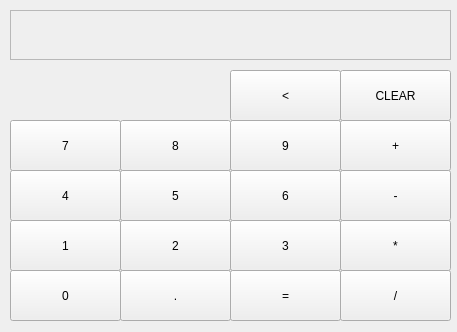
<?xml version="1.0" encoding="UTF-8"?>
<ui version="4.0">
 <class>root</class>
 <widget class="QWidget" name="root">
  <property name="geometry">
   <rect>
    <x>0</x>
    <y>0</y>
    <width>457</width>
    <height>332</height>
   </rect>
  </property>
  <property name="windowTitle">
   <string>Form</string>
  </property>
  <widget class="QPushButton" name="btn_num_0">
   <property name="geometry">
    <rect>
     <x>10</x>
     <y>270</y>
     <width>111</width>
     <height>51</height>
    </rect>
   </property>
   <property name="text">
    <string>0</string>
   </property>
  </widget>
  <widget class="QPushButton" name="btn_enter">
   <property name="geometry">
    <rect>
     <x>230</x>
     <y>270</y>
     <width>111</width>
     <height>51</height>
    </rect>
   </property>
   <property name="text">
    <string>=</string>
   </property>
  </widget>
  <widget class="QPushButton" name="btn_op_.">
   <property name="geometry">
    <rect>
     <x>120</x>
     <y>270</y>
     <width>111</width>
     <height>51</height>
    </rect>
   </property>
   <property name="text">
    <string>.</string>
   </property>
  </widget>
  <widget class="QPushButton" name="btn_num_1">
   <property name="geometry">
    <rect>
     <x>10</x>
     <y>220</y>
     <width>111</width>
     <height>51</height>
    </rect>
   </property>
   <property name="text">
    <string>1</string>
   </property>
  </widget>
  <widget class="QPushButton" name="btn_num_2">
   <property name="geometry">
    <rect>
     <x>120</x>
     <y>220</y>
     <width>111</width>
     <height>51</height>
    </rect>
   </property>
   <property name="text">
    <string>2</string>
   </property>
  </widget>
  <widget class="QPushButton" name="btn_num_3">
   <property name="geometry">
    <rect>
     <x>230</x>
     <y>220</y>
     <width>111</width>
     <height>51</height>
    </rect>
   </property>
   <property name="text">
    <string>3</string>
   </property>
  </widget>
  <widget class="QPushButton" name="btn_num_4">
   <property name="geometry">
    <rect>
     <x>10</x>
     <y>170</y>
     <width>111</width>
     <height>51</height>
    </rect>
   </property>
   <property name="text">
    <string>4</string>
   </property>
  </widget>
  <widget class="QPushButton" name="btn_num_5">
   <property name="geometry">
    <rect>
     <x>120</x>
     <y>170</y>
     <width>111</width>
     <height>51</height>
    </rect>
   </property>
   <property name="text">
    <string>5</string>
   </property>
  </widget>
  <widget class="QPushButton" name="btn_num_6">
   <property name="geometry">
    <rect>
     <x>230</x>
     <y>170</y>
     <width>111</width>
     <height>51</height>
    </rect>
   </property>
   <property name="text">
    <string>6</string>
   </property>
  </widget>
  <widget class="QPushButton" name="btn_num_7">
   <property name="geometry">
    <rect>
     <x>10</x>
     <y>120</y>
     <width>111</width>
     <height>51</height>
    </rect>
   </property>
   <property name="text">
    <string>7</string>
   </property>
  </widget>
  <widget class="QPushButton" name="btn_num_8">
   <property name="geometry">
    <rect>
     <x>120</x>
     <y>120</y>
     <width>111</width>
     <height>51</height>
    </rect>
   </property>
   <property name="text">
    <string>8</string>
   </property>
  </widget>
  <widget class="QPushButton" name="btn_num_9">
   <property name="geometry">
    <rect>
     <x>230</x>
     <y>120</y>
     <width>111</width>
     <height>51</height>
    </rect>
   </property>
   <property name="text">
    <string>9</string>
   </property>
  </widget>
  <widget class="QPushButton" name="btn_op_+">
   <property name="geometry">
    <rect>
     <x>340</x>
     <y>120</y>
     <width>111</width>
     <height>51</height>
    </rect>
   </property>
   <property name="text">
    <string>+</string>
   </property>
  </widget>
  <widget class="QPushButton" name="btn_op_-">
   <property name="geometry">
    <rect>
     <x>340</x>
     <y>170</y>
     <width>111</width>
     <height>51</height>
    </rect>
   </property>
   <property name="text">
    <string>-</string>
   </property>
  </widget>
  <widget class="QPushButton" name="btn_op_*">
   <property name="geometry">
    <rect>
     <x>340</x>
     <y>220</y>
     <width>111</width>
     <height>51</height>
    </rect>
   </property>
   <property name="text">
    <string>*</string>
   </property>
  </widget>
  <widget class="QPushButton" name="btn_op_/">
   <property name="geometry">
    <rect>
     <x>340</x>
     <y>270</y>
     <width>111</width>
     <height>51</height>
    </rect>
   </property>
   <property name="text">
    <string>/</string>
   </property>
  </widget>
  <widget class="QPushButton" name="btn_deletelast">
   <property name="geometry">
    <rect>
     <x>230</x>
     <y>70</y>
     <width>111</width>
     <height>51</height>
    </rect>
   </property>
   <property name="text">
    <string>&lt;</string>
   </property>
  </widget>
  <widget class="QPushButton" name="btn_clear">
   <property name="geometry">
    <rect>
     <x>340</x>
     <y>70</y>
     <width>111</width>
     <height>51</height>
    </rect>
   </property>
   <property name="text">
    <string>CLEAR</string>
   </property>
  </widget>
  <widget class="QLabel" name="display_num">
   <property name="geometry">
    <rect>
     <x>10</x>
     <y>10</y>
     <width>441</width>
     <height>50</height>
    </rect>
   </property>
   <property name="layoutDirection">
    <enum>Qt::LeftToRight</enum>
   </property>
   <property name="frameShape">
    <enum>QFrame::StyledPanel</enum>
   </property>
   <property name="frameShadow">
    <enum>QFrame::Plain</enum>
   </property>
   <property name="text">
    <string></string>
   </property>
   <property name="textFormat">
    <enum>Qt::PlainText</enum>
   </property>
   <property name="alignment">
    <set>Qt::AlignRight|Qt::AlignTrailing|Qt::AlignVCenter</set>
   </property>
  </widget>
 </widget>
 <resources/>
 <connections/>
</ui>
